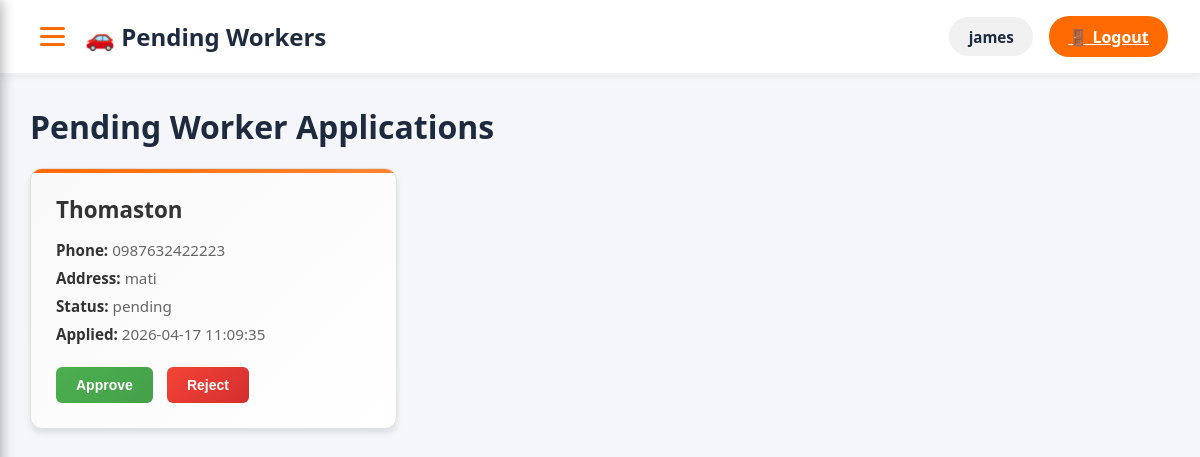
The app's page /admin/pending_workers.php (signed in) with its own data.
### tables this page shows
CREATE TABLE `worker_applications` (
  `id` int(11) NOT NULL,
  `user_id` int(11) DEFAULT NULL,
  `full_name` varchar(100) NOT NULL,
  `phone` varchar(20) NOT NULL,
  `address` text NOT NULL,
  `experience` varchar(50) DEFAULT NULL,
  `proof_file` varchar(255) DEFAULT NULL,
  `meeting_date` date DEFAULT NULL,
  `status` enum('pending','approved','rejected') DEFAULT 'pending',
  `created_at` timestamp NOT NULL DEFAULT current_timestamp()
);

### admin/pending_workers.php (the view, shortened to what this page needs)
<?php
require_once '../config/database.php';
$stmt = $pdo->query("SELECT * FROM worker_applications WHERE status = 'pending' ORDER BY created_at DESC");
$applications = $stmt->fetchAll();
?>
<!DOCTYPE html>
<html lang="en">
<head>
    <link rel="stylesheet" href="../assets/css/style.css">
    <link rel="stylesheet" href="../assets/css/sidebar.css">
    <link rel="stylesheet" href="../assets/css/admin.css">
</head>
<body>
<header>
    <div class="custom-header">
        <div class="header-left">
            <div class="hamburger-btn" onclick="toggleMenuAdmin()" title="Menu">
                <span></span>
                <span></span>
                <span></span>
            </div>
            <h2>🚗 Pending Workers</h2>
        </div>
        <div class="header-right">
            <div class="user-section">
                <span class="username">
                    <?= htmlspecialchars($_SESSION['username'] ?? 'Admin'); ?>
                </span>
                <a href="../p_login/logout.php" class="logout-btn">🚪 Logout</a>
            </div>
        </div>
    </div>
</header>
<div class="dashboard">
    <div class="main">
        <h1>Pending Worker Applications</h1>
        <?php if (empty($applications)): ?>
            <p class="no-applications">No pending applications at the moment.</p>
        <?php else: ?>
            <div class="applications-list">
                <?php foreach ($applications as $app): ?>
                    <div class="application-card">
                        <h3><?php echo htmlspecialchars($app['full_name']); ?></h3>
                        <p><strong>Phone:</strong> <?php echo htmlspecialchars($app['phone']); ?></p>
                        <p><strong>Address:</strong> <?php echo htmlspecialchars($app['address']); ?></p>
                        <p><strong>Status:</strong> <?php echo htmlspecialchars($app['status']); ?></p>
                        <p><strong>Applied:</strong> <?php echo $app['created_at']; ?></p>
                        <form method="POST" style="display: inline;">
                            <button type="submit" name="action" value="approve" class="btn-approve">Approve</button>
                            <button type="submit" name="action" value="reject" class="btn-reject">Reject</button>
                        </form>
                    </div>
                <?php endforeach; ?>
            </div>
        <?php endif; ?>
    </div>
</div>
</body>
</html>

### assets/css/style.css (style rules this page uses)
* { margin: 0; padding: 0; box-sizing: border-box; }
body { font-family: 'Segoe UI', Tahoma, Geneva, Verdana, sans-serif; color: #1e2a3e; background: #ffffff; }
header { display: flex; justify-content: space-between; align-items: center; padding: 1rem 2rem; background: white; border-bottom: 2px solid #eef2f6; position: sticky; top: 0; z-index: 100; box-shadow: 0 2px 8px rgba(0,0,0,0.05); }
.custom-header { display: flex; justify-content: space-between; align-items: center; width: 100%; }
.header-left { display: flex; align-items: center; gap: 12px; }
.header-left h2 { color: #1e2a3e; font-size: 1.5rem; font-weight: 700; margin: 0; }
.user-section { display: flex; align-items: center; gap: 1rem; margin-left: auto; }
.username { color: #1e2a3e; font-weight: 600; padding: 0.6rem 1.2rem; background: #f0f0f0; border-radius: 20px; font-size: 0.95rem; }
.logout-btn { background: #ff6b00; color: white !important; padding: 0.6rem 1.2rem; border-radius: 20px; border: none; cursor: pointer; font-weight: 600; transition: all 0.3s ease; display: inline-block; }

### assets/css/admin.css (style rules this page uses)
* { margin: 0; padding: 0; box-sizing: border-box; }
body { font-family: 'Segoe UI', Tahoma, Geneva, Verdana, sans-serif; background: #f4f6f9; }
.hamburger-btn { display: flex; flex-direction: column; gap: 5px; background: none; border: none; cursor: pointer; padding: 0.5rem; transition: all 0.3s ease; }
.hamburger-btn span { width: 25px; height: 3px; background: #ff6b00; border-radius: 3px; transition: all 0.3s ease; }
.dashboard { display: flex; min-height: 100vh; }
.main { flex: 1; padding: 30px; margin-left: 0; width: 100%; }
.main h1 { margin-bottom: 20px; color: #1e2a3e; font-size: 2rem; }

### admin/pending_workers.php (style rules this page uses)
.applications-list { display: grid; grid-template-columns: repeat(auto-fill, minmax(350px, 1fr)); gap: 20px; margin-top: 20px; }
.application-card { border: 1px solid #e0e0e0; padding: 25px; border-radius: 12px; background: linear-gradient(135deg, #f9f9f9 0%, #ffffff 100%); box-shadow: 0 4px 6px rgba(0, 0, 0, 0.1); transition: transform 0.3s, box-shadow 0.3s; position: relative; overflow: hidden; }
.application-card::before { content: ''; position: absolute; top: 0; left: 0; right: 0; height: 4px; background: linear-gradient(90deg, #ff6b00, #ff8533); }
.application-card h3 { margin-top: 0; color: #333; font-size: 1.4em; margin-bottom: 15px; }
.application-card p { margin: 8px 0; color: #666; font-size: 0.95em; }
.application-card strong { color: #333; }
.btn-approve, .btn-reject { padding: 10px 20px; border: none; border-radius: 6px; cursor: pointer; font-weight: 600; font-size: 14px; transition: all 0.3s; margin-right: 10px; margin-top: 15px; }
.btn-approve { background: linear-gradient(135deg, #4CAF50, #45a049); color: white; }
.btn-reject { background: linear-gradient(135deg, #f44336, #d32f2f); color: white; }

### records on screen
worker_applications: full_name "Thomaston", phone "0987632422223", address "mati", status "pending", created_at "2026-04-17 11:09:35"

### other values on screen
$_SESSION['username'] "james"
